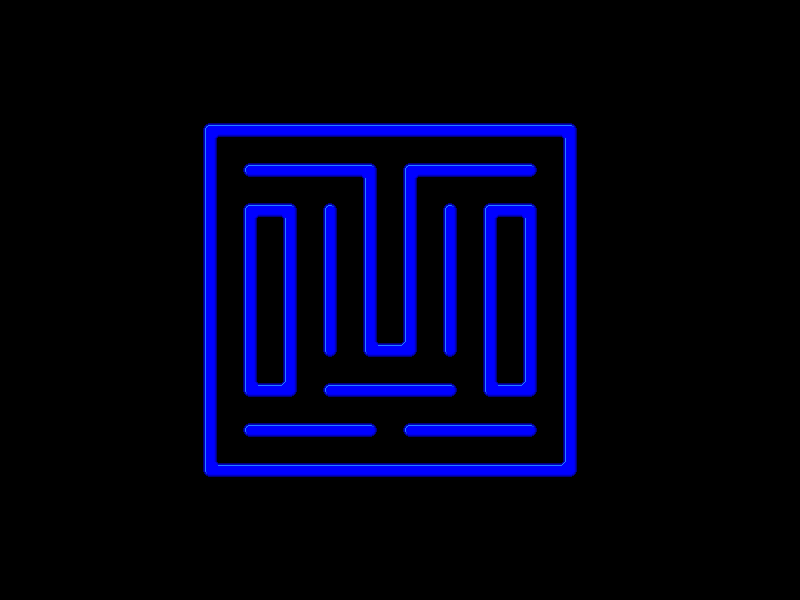

The image is a tile-based game level rendered from a .tmx file. Its description and source (layers, tilesets, objects; grid data summarised) follow:
An orthogonal 40x30 tile map with 20x20 px tiles, 1 tile layer (Tile Layer 1) and 158 objects (132x Pill, 22x Wall, 2x Ghost, Player, CherrySpawnPoint).

<map version="1.2" tiledversion="1.2.3" orientation="orthogonal" renderorder="right-down" width="40" height="30" tilewidth="20" tileheight="20" infinite="0" nextlayerid="3" nextobjectid="187">
 <tileset firstgid="1" name="tilemap" tilewidth="20" tileheight="20" spacing="1" tilecount="238" columns="17">
  <image source="tilemap.png" width="356" height="293" />
 </tileset>
 <objectgroup id="2" name="Object Layer 1">
  <object id="1" name="player" type="Player" x="380" y="440" width="20" height="20" />
  <object id="2" type="Wall" x="200" y="463" width="380" height="17" />
  <object id="3" type="Wall" x="200" y="137" width="17" height="326" />
  <object id="4" type="Wall" x="563" y="137" width="17" height="326" />
  <object id="5" type="Wall" x="200" y="120" width="380" height="17" />
  <object id="6" type="Wall" x="243" y="423" width="134" height="14" />
  <object id="7" type="Wall" x="243" y="163" width="134" height="14" />
  <object id="8" type="Wall" x="403" y="163" width="134" height="14" />
  <object id="9" type="Wall" x="363" y="342" width="54" height="15" />
  <object id="10" type="Wall" x="243" y="203" width="17" height="194" />
  <object id="11" type="Wall" x="520" y="203" width="17" height="194" />
  <object id="12" type="Wall" x="363" y="177" width="14" height="165" />
  <object id="13" type="Wall" x="403" y="177" width="14" height="165" />
  <object id="36" type="Pill" x="400" y="440" width="20" height="20" />
  <object id="37" type="Pill" x="420" y="440" width="20" height="20" />
  <object id="38" type="Pill" x="440" y="440" width="20" height="20" />
  <object id="39" type="Pill" x="460" y="440" width="20" height="20" />
  <object id="40" type="Pill" x="480" y="440" width="20" height="20" />
  <object id="41" type="Pill" x="500" y="440" width="20" height="20" />
  <object id="42" type="Pill" x="520" y="440" width="20" height="20" />
  <object id="43" type="Pill" x="540" y="440" width="20" height="20" />
  <object id="44" type="Pill" x="220" y="440" width="20" height="20" />
  <object id="45" type="Pill" x="240" y="440" width="20" height="20" />
  <object id="46" type="Pill" x="260" y="440" width="20" height="20" />
  <object id="47" type="Pill" x="280" y="440" width="20" height="20" />
  <object id="48" type="Pill" x="300" y="440" width="20" height="20" />
  <object id="49" type="Pill" x="320" y="440" width="20" height="20" />
  <object id="50" type="Pill" x="340" y="440" width="20" height="20" />
  <object id="51" type="Pill" x="360" y="440" width="20" height="20" />
  <object id="52" type="Pill" x="220" y="140" width="20" height="20" />
  <object id="53" type="Pill" x="220" y="160" width="20" height="20" />
  <object id="54" type="Pill" x="220" y="180" width="20" height="20" />
  <object id="55" type="Pill" x="220" y="200" width="20" height="20" />
  <object id="56" type="Pill" x="220" y="220" width="20" height="20" />
  <object id="57" type="Pill" x="220" y="240" width="20" height="20" />
  <object id="58" type="Pill" x="220" y="260" width="20" height="20" />
  <object id="59" type="Pill" x="220" y="280" width="20" height="20" />
  <object id="60" type="Pill" x="220" y="300" width="20" height="20" />
  <object id="61" type="Pill" x="220" y="320" width="20" height="20" />
  <object id="62" type="Pill" x="220" y="340" width="20" height="20" />
  <object id="63" type="Pill" x="220" y="360" width="20" height="20" />
  <object id="64" type="Pill" x="220" y="380" width="20" height="20" />
  <object id="65" type="Pill" x="220" y="400" width="20" height="20" />
  <object id="66" type="Pill" x="220" y="420" width="20" height="20" />
  <object id="67" type="Pill" x="240" y="140" width="20" height="20" />
  <object id="68" type="Pill" x="260" y="140" width="20" height="20" />
  <object id="69" type="Pill" x="280" y="140" width="20" height="20" />
  <object id="70" type="Pill" x="300" y="140" width="20" height="20" />
  <object id="71" type="Pill" x="320" y="140" width="20" height="20" />
  <object id="72" type="Pill" x="340" y="140" width="20" height="20" />
  <object id="73" type="Pill" x="360" y="140" width="20" height="20" />
  <object id="74" type="Pill" x="380" y="140" width="20" height="20" />
  <object id="75" type="Pill" x="400" y="140" width="20" height="20" />
  <object id="76" type="Pill" x="420" y="140" width="20" height="20" />
  <object id="77" type="Pill" x="440" y="140" width="20" height="20" />
  <object id="78" type="Pill" x="460" y="140" width="20" height="20" />
  <object id="79" type="Pill" x="480" y="140" width="20" height="20" />
  <object id="80" type="Pill" x="500" y="140" width="20" height="20" />
  <object id="81" type="Pill" x="520" y="140" width="20" height="20" />
  <object id="82" type="Pill" x="540" y="140" width="20" height="20" />
  <object id="83" type="Pill" x="540" y="160" width="20" height="20" />
  <object id="84" type="Pill" x="540" y="180" width="20" height="20" />
  <object id="85" type="Pill" x="540" y="200" width="20" height="20" />
  <object id="86" type="Pill" x="540" y="220" width="20" height="20" />
  <object id="87" type="Pill" x="540" y="240" width="20" height="20" />
  <object id="88" type="Pill" x="540" y="260" width="20" height="20" />
  <object id="89" type="Pill" x="540" y="280" width="20" height="20" />
  <object id="90" type="Pill" x="540" y="300" width="20" height="20" />
  <object id="91" type="Pill" x="540" y="320" width="20" height="20" />
  <object id="92" type="Pill" x="540" y="340" width="20" height="20" />
  <object id="93" type="Pill" x="540" y="360" width="20" height="20" />
  <object id="94" type="Pill" x="540" y="380" width="20" height="20" />
  <object id="95" type="Pill" x="540" y="400" width="20" height="20" />
  <object id="96" type="Pill" x="540" y="420" width="20" height="20" />
  <object id="97" name="blinky" type="Ghost" x="380" y="320" width="20" height="20" />
  <object id="101" type="Wall" x="403" y="423" width="134" height="14" />
  <object id="102" type="Wall" x="323" y="383" width="134" height="14" />
  <object id="103" type="Wall" x="260" y="380" width="20" height="17" />
  <object id="104" type="Wall" x="260" y="203" width="20" height="14" />
  <object id="105" type="Wall" x="500" y="203" width="20" height="14" />
  <object id="106" type="Wall" x="500" y="380" width="20" height="17" />
  <object id="107" type="Wall" x="443" y="203" width="14" height="154" />
  <object id="108" type="Wall" x="323" y="203" width="14" height="154" />
  <object id="109" type="Wall" x="280" y="203" width="17" height="194" />
  <object id="110" type="Wall" x="483" y="203" width="17" height="194" />
  <object id="113" type="Pill" x="420" y="180" width="20" height="20" />
  <object id="114" type="Pill" x="440" y="180" width="20" height="20" />
  <object id="115" type="Pill" x="460" y="180" width="20" height="20" />
  <object id="116" type="Pill" x="480" y="180" width="20" height="20" />
  <object id="117" type="Pill" x="500" y="180" width="20" height="20" />
  <object id="118" type="Pill" x="520" y="180" width="20" height="20" />
  <object id="119" type="Pill" x="420" y="200" width="20" height="20" />
  <object id="120" type="Pill" x="420" y="220" width="20" height="20" />
  <object id="121" type="Pill" x="420" y="240" width="20" height="20" />
  <object id="122" type="Pill" x="420" y="260" width="20" height="20" />
  <object id="123" type="Pill" x="420" y="280" width="20" height="20" />
  <object id="124" type="Pill" x="420" y="300" width="20" height="20" />
  <object id="125" type="Pill" x="420" y="320" width="20" height="20" />
  <object id="126" type="Pill" x="420" y="340" width="20" height="20" />
  <object id="127" type="Pill" x="460" y="200" width="20" height="20" />
  <object id="128" type="Pill" x="460" y="220" width="20" height="20" />
  </objectgroup>
 <layer id="1" name="Tile Layer 1" width="40" height="30">
  <data>[1200 cells, 184 non-empty, 10 distinct tile ids]</data>
 </layer>
</map>
<!-- 57 of 158 objects omitted -->